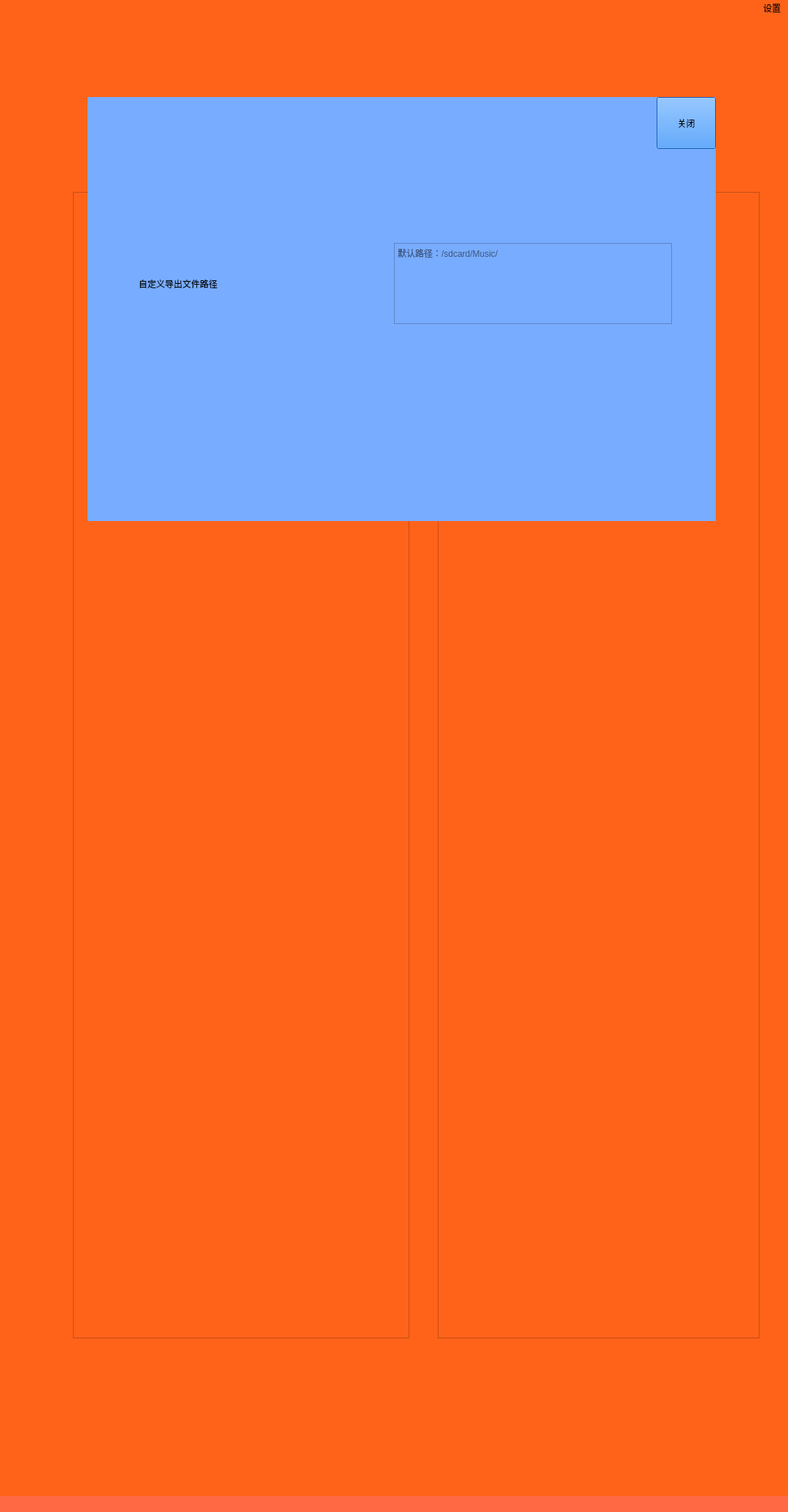
<?xml version="1.0" encoding="UTF-8"?>
<ui version="4.0">
 <class>MainWindow</class>
 <widget class="QMainWindow" name="MainWindow">
  <property name="geometry">
   <rect>
    <x>0</x>
    <y>0</y>
    <width>1080</width>
    <height>2072</height>
   </rect>
  </property>
  <property name="windowTitle">
   <string>MainWindow</string>
  </property>
  <property name="styleSheet">
   <string notr="true">background-color: rgb(255, 99, 26);</string>
  </property>
  <property name="dockOptions">
   <set>QMainWindow::AllowNestedDocks|QMainWindow::AllowTabbedDocks|QMainWindow::AnimatedDocks</set>
  </property>
  <widget class="QWidget" name="centralwidget">
   <widget class="QWidget" name="settings" native="true">
    <property name="enabled">
     <bool>true</bool>
    </property>
    <property name="geometry">
     <rect>
      <x>120</x>
      <y>110</y>
      <width>861</width>
      <height>581</height>
     </rect>
    </property>
    <property name="styleSheet">
     <string notr="true">background-color: rgb(120, 172, 255);</string>
    </property>
    <widget class="QTextEdit" name="text_path">
     <property name="enabled">
      <bool>true</bool>
     </property>
     <property name="geometry">
      <rect>
       <x>420</x>
       <y>200</y>
       <width>381</width>
       <height>111</height>
      </rect>
     </property>
     <property name="placeholderText">
      <string>默认路径：/sdcard/Music/</string>
     </property>
    </widget>
    <widget class="QLabel" name="label_path">
     <property name="geometry">
      <rect>
       <x>70</x>
       <y>200</y>
       <width>311</width>
       <height>111</height>
      </rect>
     </property>
     <property name="text">
      <string>自定义导出文件路径</string>
     </property>
    </widget>
    <widget class="QPushButton" name="close_button">
     <property name="geometry">
      <rect>
       <x>780</x>
       <y>0</y>
       <width>81</width>
       <height>71</height>
      </rect>
     </property>
     <property name="styleSheet">
      <string notr="true">background-color: rgb(24, 128, 255);
</string>
     </property>
     <property name="text">
      <string>关闭</string>
     </property>
    </widget>
   </widget>
   <widget class="QLabel" name="label">
    <property name="geometry">
     <rect>
      <x>10</x>
      <y>80</y>
      <width>1061</width>
      <height>131</height>
     </rect>
    </property>
    <property name="text">
     <string/>
    </property>
   </widget>
   <widget class="QTextEdit" name="textEdit">
    <property name="geometry">
     <rect>
      <x>600</x>
      <y>240</y>
      <width>441</width>
      <height>1571</height>
     </rect>
    </property>
   </widget>
   <widget class="QListView" name="listView">
    <property name="geometry">
     <rect>
      <x>100</x>
      <y>240</y>
      <width>461</width>
      <height>1571</height>
     </rect>
    </property>
   </widget>
   <widget class="QLabel" name="label_2">
    <property name="geometry">
     <rect>
      <x>60</x>
      <y>20</y>
      <width>991</width>
      <height>41</height>
     </rect>
    </property>
    <property name="text">
     <string/>
    </property>
   </widget>
   <zorder>listView</zorder>
   <zorder>label</zorder>
   <zorder>textEdit</zorder>
   <zorder>settings</zorder>
   <zorder>label_2</zorder>
  </widget>
  <widget class="QMenuBar" name="menubar">
   <property name="geometry">
    <rect>
     <x>0</x>
     <y>0</y>
     <width>1080</width>
     <height>26</height>
    </rect>
   </property>
   <property name="layoutDirection">
    <enum>Qt::RightToLeft</enum>
   </property>
   <property name="nativeMenuBar">
    <bool>true</bool>
   </property>
   <widget class="QMenu" name="menu">
    <property name="title">
     <string>设置</string>
    </property>
    <addaction name="actionsettings"/>
    <addaction name="actionabout"/>
   </widget>
   <addaction name="menu"/>
  </widget>
  <widget class="QStatusBar" name="statusbar">
   <property name="styleSheet">
    <string notr="true">background-color: rgb(255, 105, 67);</string>
   </property>
  </widget>
  <action name="actionsettings">
   <property name="text">
    <string>settings</string>
   </property>
  </action>
  <action name="actionabout">
   <property name="text">
    <string>about</string>
   </property>
  </action>
 </widget>
 <resources/>
 <connections/>
</ui>
